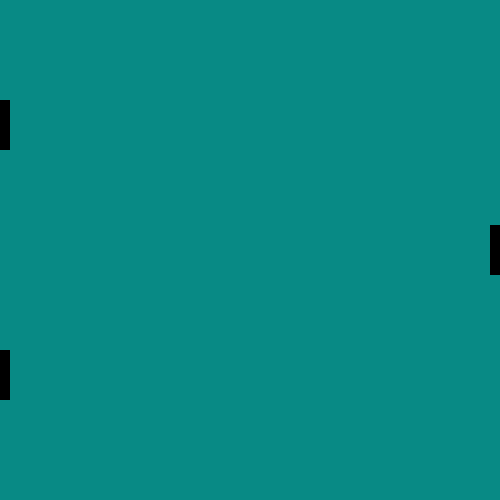
Frame 1 (no input)
Frame 60 (the mouse pressed at the canvas centre just before this capture): identical to frame 1, image omitted
Frame 120 (the mouse held since frame 60 and released just before this capture): identical to frame 1, image omitted

The Processing sketch that drew this single still picture (run headless with seeded random() and noise(); from frame 60 on, the mouse is pressed at the canvas centre):

// Processing sketch: processing_133963
// ── processing_133963.pde

/* Not your average valentines day card. Interactive animations 
reveal a hidden text. Triggered by mouse position only */ 


int x1 = 0; 
int x2 = 500;
int x3 = 0;

void setup ()
{
  size (500, 500);
  background (#088A85);
  noStroke ();
  }

void draw ()
{
  textSize (24);
  fill (#088A85); 
  text ("I am curious", 50, 130);
  text ("what will happen next", 200, 255);
  text ("between us", 100, 380);
  fill (0);
  rect (0, 100, 10, 50);
  rect (490, 225, 10, 50);
  rect (0, 350, 10, 50);
  if (pmouseX >= 0 && (pmouseX <= 10))
 {
   if (pmouseY >= 100 && (pmouseY <= 150))
     {
    x1++;
    fill (0);
    ellipse (x1, 125, 50, 50); 
    fill (255);
    ellipse (x1-5, 115, 10, 3);
    ellipse (x1-5, 140, 10,3);
     }
  }
  if (pmouseX >=490 && (pmouseX <= 500))
  {
    if (pmouseY >= 225 && (pmouseY <= 275))
    {
      x2--;
      fill (0);
      ellipse (x2, 250, 50, 50);
      fill (255);
      ellipse (x2+5, 235, 10, 3);
      ellipse (x2+5, 265, 10, 3);
    }
  }
  if (pmouseX >= 0 && (pmouseX <= 10))
 {
   if (pmouseY >= 350 && (pmouseY <= 400))
     {
    x3++;
    fill (0);
    ellipse (x3, 375, 50, 50); 
    fill (255);
    ellipse (x3-5, 360, 10, 3);
    ellipse (x3-5, 390, 10,3);
     }
  } 
}
